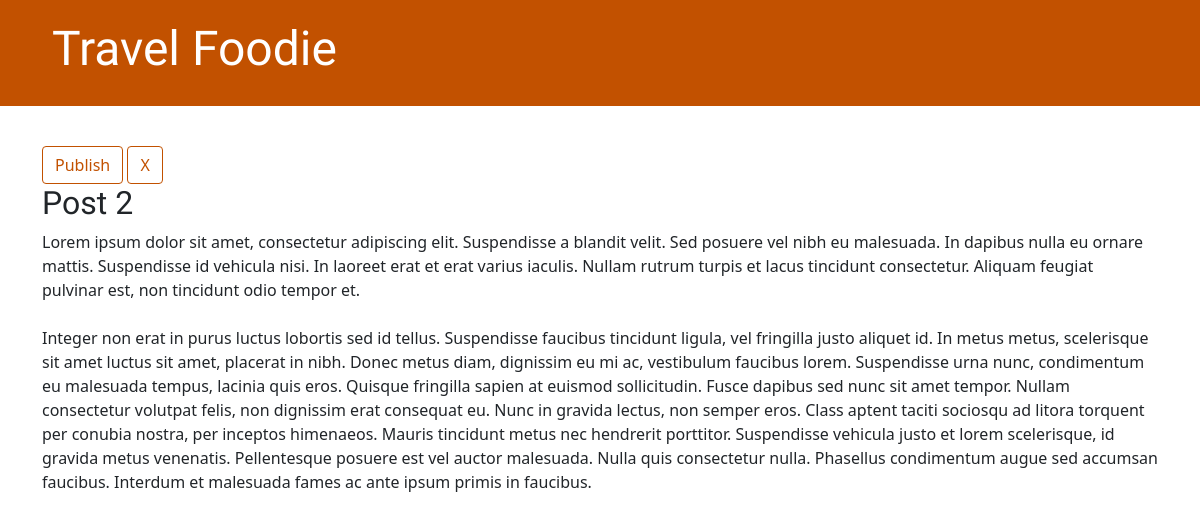
Before: /post/2/ with the older database file.
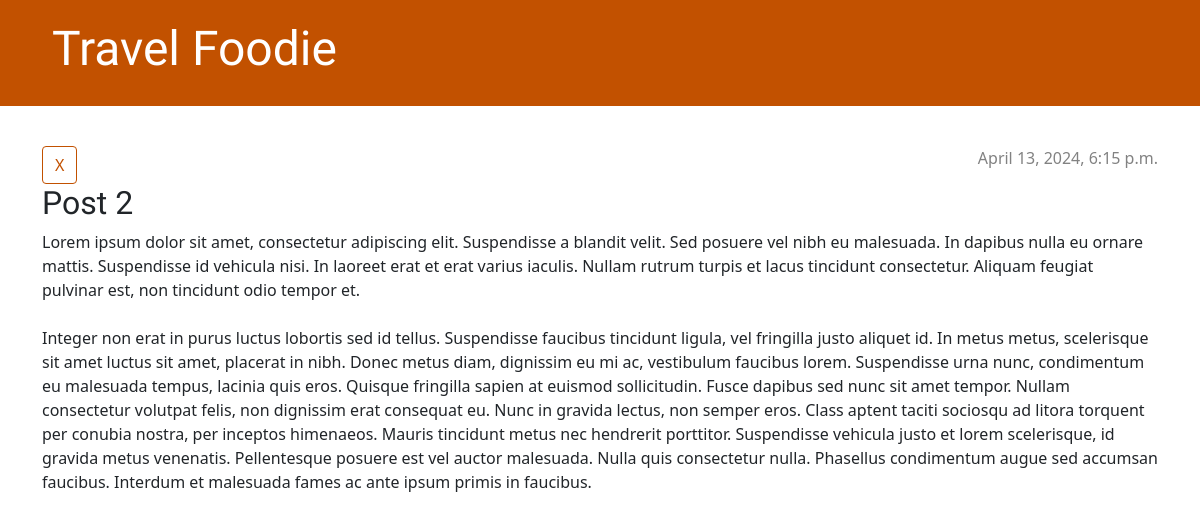
After: the same page with the newer database file.
### blog/models.py (models this page shows, shortened)
class Post(models.Model):
    author = models.ForeignKey(settings.AUTH_USER_MODEL, on_delete=models.CASCADE)
    title = models.CharField(max_length=200)
    text = models.TextField()
    created_date = models.DateTimeField(default=timezone.now)
    published_date = models.DateTimeField(blank=True, null=True)

### blog/views.py (the view)
# urls.py: path('post/<int:pk>/', views.post_detail, name='post_detail'),
def post_detail(request, pk):
    post = get_object_or_404(Post, pk=pk)
    return render(request, 'blog/post_detail.html', { 'post': post})

### blog/templates/blog/post_detail.html (shortened to what this page needs)
{% extends 'blog/base.html' %}
{% block content %}
    <article class="post">
        {% if post.published_date %}
            <div class="date">
        {{ post.published_date }}
            </div>
        {% else %}
            <a class="btn btn-secondary" href="{% url 'post_publish' pk=post.pk %}">
                Publish
            </a>
        {% endif %}
        <a class="btn btn-secondary" href="{% url 'post_remove' pk=post.pk %}">X</a>
        <h2>{{ post.title }}</h2>
        <p>{{ post.text|linebreaksbr }}</p>
    </article>
{% endblock %}

Changed rows visible on the page:
changed Post "Post 2": published_date (not shown) → "April 13, 2024, 6:15 p.m."
Other visible differences:
text no longer shown: "Publish"
